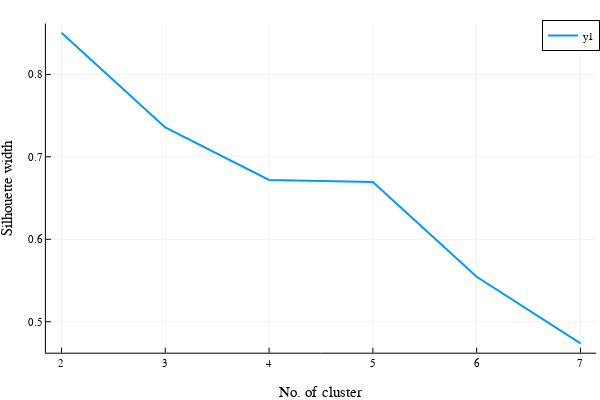

The cell this chart's notebook holds for it:
### Code cell
Plots.plot(cl_num, sil_width, xlabel="No. of cluster", ylabel="Silhouette width", linewidth=2)

### Figure 1 — Plotly figure (JSON) as saved in the notebook; plotly's stock layout.template omitted (floating-point values rounded to 4 significant figures)
{"data": [{"xaxis": "x", "colorbar": {"title": ""}, "yaxis": "y", "x": [2, 3, 4, 5, 6, 7], "showlegend": true, "mode": "lines", "name": "y1", "zmin": null, "legendgroup": "y1", "zmax": null, "line": {"color": "rgba(0, 154, 250, 1.000)", "shape": "linear", "dash": "solid", "width": 2}, "y": [0.8504, 0.7357, 0.672, 0.6695, 0.5546, 0.4738], "type": "scatter"}], "layout": {"showlegend": true, "xaxis": {"showticklabels": true, "gridwidth": 0.5, "tickvals": [2, 3, 4, 5, 6, 7], "range": [1.85, 7.15], "domain": [0.07647, 0.9934], "mirror": false, "tickangle": 0, "showline": true, "ticktext": ["2", "3", "4", "5", "6", "7"], "zeroline": false, "tickfont": {"color": "rgba(0, 0, 0, 1.000)", "family": "sans-serif", "size": 11}, "zerolinecolor": "rgba(0, 0, 0, 1.000)", "anchor": "y", "visible": true, "ticks": "inside", "tickmode": "array", "linecolor": "rgba(0, 0, 0, 1.000)", "showgrid": true, "title": "No. of cluster", "gridcolor": "rgba(0, 0, 0, 0.100)", "titlefont": {"color": "rgba(0, 0, 0, 1.000)", "family": "sans-serif", "size": 15}, "tickcolor": "rgb(0, 0, 0)", "type": "-"}, "paper_bgcolor": "rgba(255, 255, 255, 1.000)", "annotations": [], "height": 400, "margin": {"l": 0, "b": 20, "r": 0, "t": 20}, "plot_bgcolor": "rgba(255, 255, 255, 1.000)", "yaxis": {"showticklabels": true, "gridwidth": 0.5, "tickvals": [0.5, 0.6, 0.7, 0.8], "range": [0.4625, 0.8616], "domain": [0.07581, 0.9902], "mirror": false, "tickangle": 0, "showline": true, "ticktext": ["0.5", "0.6", "0.7", "0.8"], "zeroline": false, "tickfont": {"color": "rgba(0, 0, 0, 1.000)", "family": "sans-serif", "size": 11}, "zerolinecolor": "rgba(0, 0, 0, 1.000)", "anchor": "x", "visible": true, "ticks": "inside", "tickmode": "array", "linecolor": "rgba(0, 0, 0, 1.000)", "showgrid": true, "title": "Silhouette width", "gridcolor": "rgba(0, 0, 0, 0.100)", "titlefont": {"color": "rgba(0, 0, 0, 1.000)", "family": "sans-serif", "size": 15}, "tickcolor": "rgb(0, 0, 0)", "type": "-"}, "legend": {"yanchor": "auto", "xanchor": "auto", "bordercolor": "rgba(0, 0, 0, 1.000)", "bgcolor": "rgba(255, 255, 255, 1.000)", "borderwidth": 1, "tracegroupgap": 0, "y": 1, "font": {"color": "rgba(0, 0, 0, 1.000)", "family": "sans-serif", "size": 11}, "title": {"font": {"color": "rgba(0, 0, 0, 1.000)", "family": "sans-serif", "size": 15}, "text": ""}, "traceorder": "normal", "x": 1}, "width": 600}}
